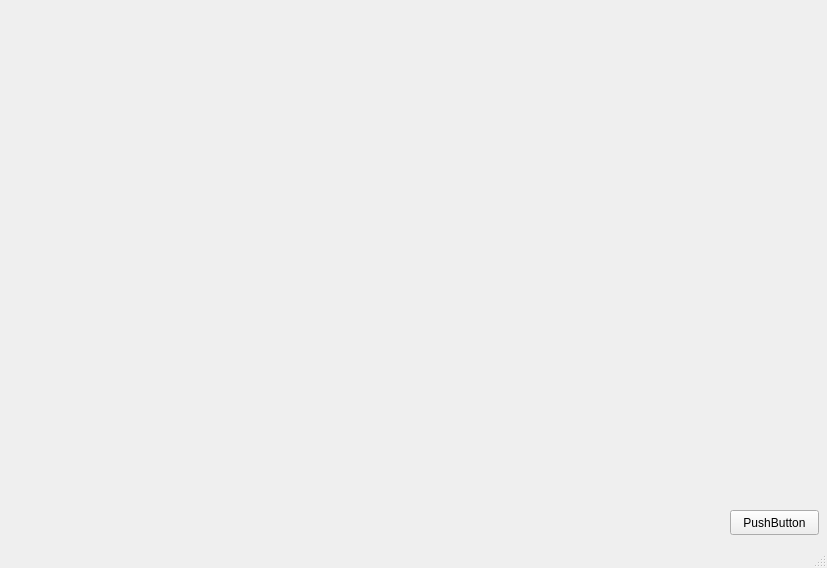
<?xml version="1.0" encoding="UTF-8"?>
<ui version="4.0">
 <class>ChartWindow</class>
 <widget class="QMainWindow" name="ChartWindow">
  <property name="geometry">
   <rect>
    <x>0</x>
    <y>0</y>
    <width>827</width>
    <height>568</height>
   </rect>
  </property>
  <property name="windowTitle">
   <string>ChartWindow</string>
  </property>
  <widget class="QWidget" name="centralwidget">
   <widget class="PlotBaseWidget" name="widget" native="true">
    <property name="geometry">
     <rect>
      <x>30</x>
      <y>20</y>
      <width>781</width>
      <height>481</height>
     </rect>
    </property>
   </widget>
   <widget class="QPushButton" name="pushButton">
    <property name="geometry">
     <rect>
      <x>730</x>
      <y>510</y>
      <width>89</width>
      <height>25</height>
     </rect>
    </property>
    <property name="text">
     <string>PushButton</string>
    </property>
   </widget>
  </widget>
  <widget class="QStatusBar" name="statusbar"/>
 </widget>
 <customwidgets>
  <customwidget>
   <class>PlotBaseWidget</class>
   <extends>QWidget</extends>
   <header>PlotBaseWidget.h</header>
   <container>1</container>
  </customwidget>
 </customwidgets>
 <resources/>
 <connections/>
</ui>
